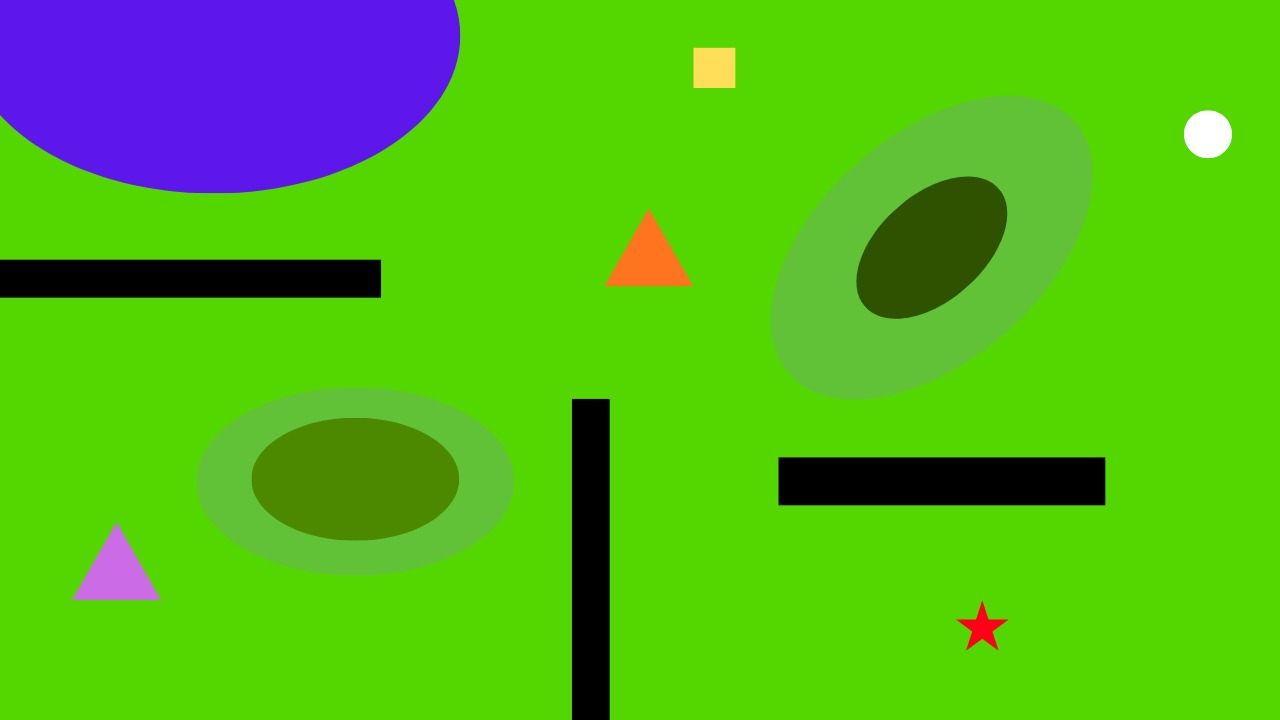
#> input picture 2-09-2026/a.jpg, 1280 x 720 px
$ python polygon_detection.py
#> lines starting #> are read from the running program, lines starting #| are printed output that depends on the picture; after the words box and inside, x2 and y2 are one past the last pixel; in counts of white or black regions, pixels touching at a corner belong together
import cv2 as cv
import numpy as np

img1 = cv.imread('a.jpg', cv.IMREAD_COLOR)
#> img1 is the input picture: shape (720, 1280, 3); mean B, G, R 25.9, 182.8, 83.2

img2 = cv.imread('a.jpg', cv.IMREAD_GRAYSCALE)
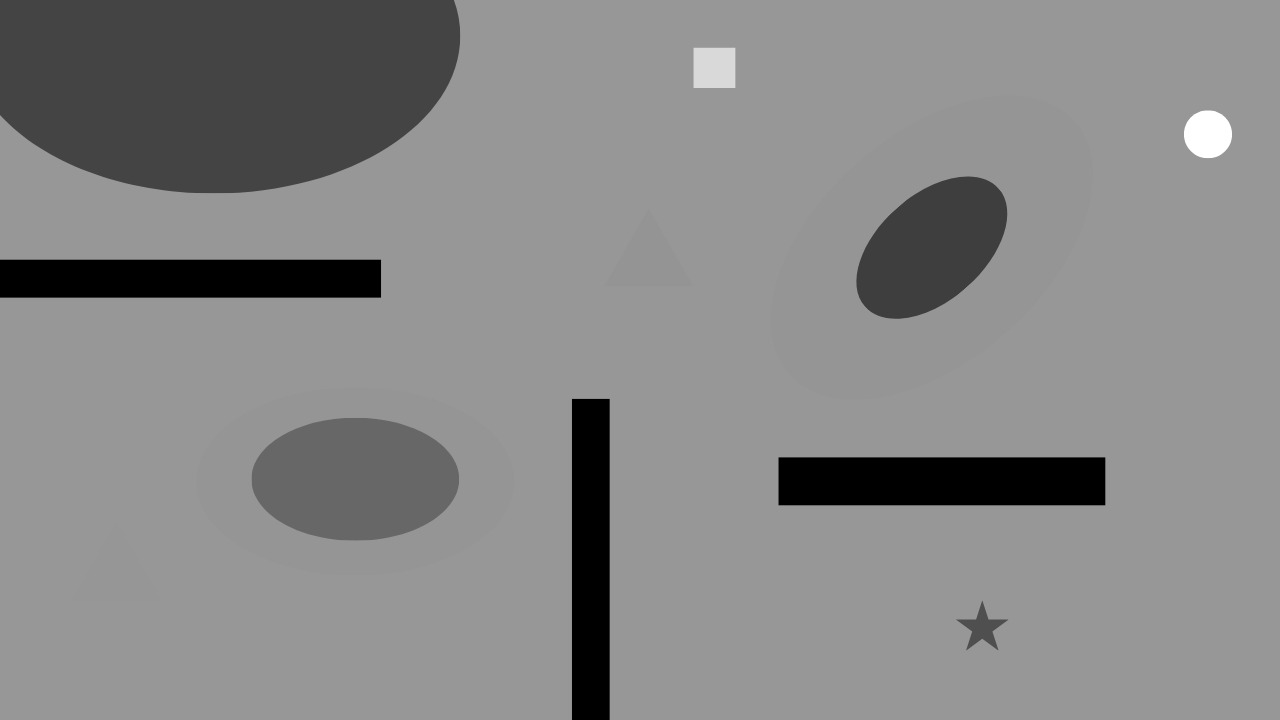
#> img2: shape (720, 1280); min 0, max 255, mean 134.9
blurred = cv.GaussianBlur(img1 , (5,5) , 0)
threshold = cv.Canny(  blurred ,0 , 100)
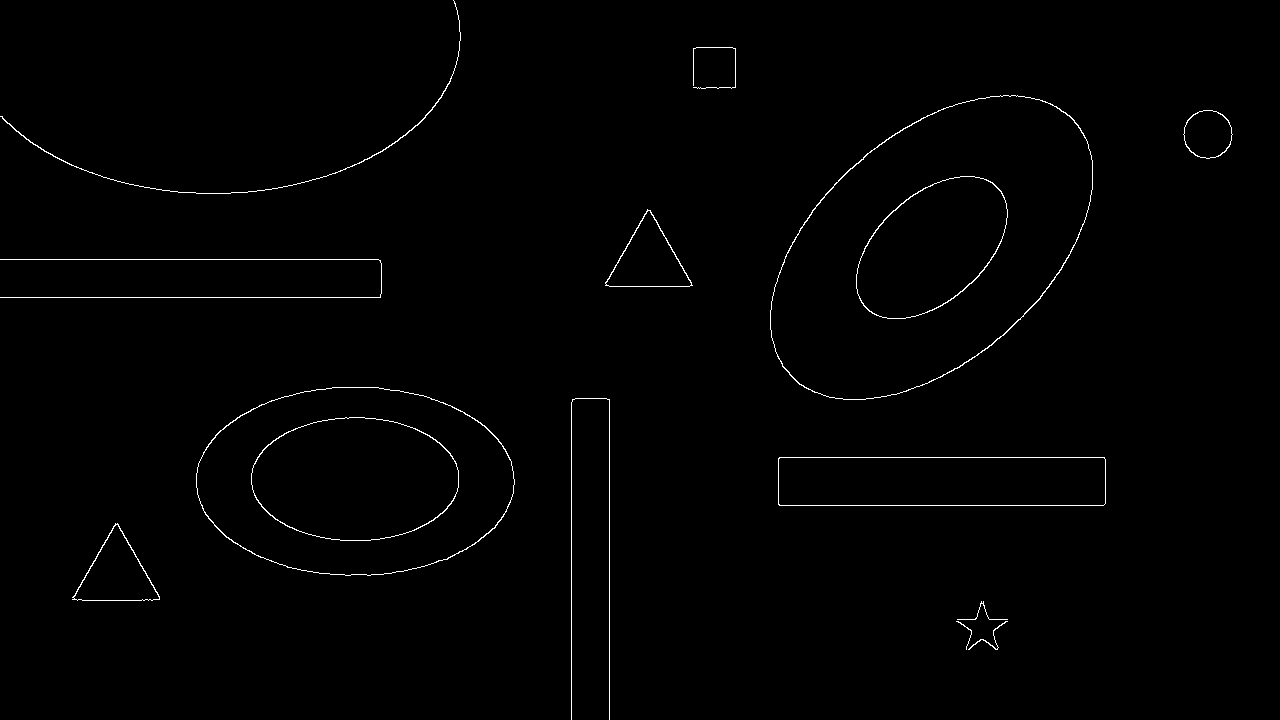
#> threshold: shape (720, 1280); 0.79% white in thin lines or dots

contours ,_ = cv.findContours(threshold , cv.RETR_TREE , cv.CHAIN_APPROX_SIMPLE)
#> contours = 23 contours, 5 with area under 20; largest, box (x1, y1, x2, y2) and area: (770, 95, 1093, 400) 67558, (770, 95, 1093, 400) 67276, (196, 387, 515, 576) 47044, (196, 387, 515, 576) 46874, (251, 417, 459, 541) 20122

for cnt in contours:
    area = cv.contourArea(cnt)
    if area > 400:
        approx = cv.approxPolyDP(cnt , 0.01*cv.arcLength(cnt, True) , True)
        vertices = len(approx)
        if vertices == 3 or vertices == 4 or vertices <= 12:
            cv.drawContours(img1 , [approx] , 0 , (128,0,128) , 3)
#> this loop made 23 passes
#> (area, approx, vertices) on passes 4, 5, 6, 7, 14: (3514.5, [[115, 523], [72, 599], [159, 599]], 3), (3428, [[116, 524], [158, 599], [77, 600], [73, 597]], 4), (15691.5, [[778, 458], [779, 505], [1105, 503], [1104, 457]], 4), (15688, [[778, 459], [1103, 457], [1105, 503], [780, 505]], 4), (3505.5, [[647, 209], [605, 285], [692, 285]], 3)
#> (area, vertices) on passes 9, 10, 11, 12, 15, 16: (47044, 13), (46874, 13), (20121.5, 12), (20000.5, 12), (3421, 5), (1824, 11)
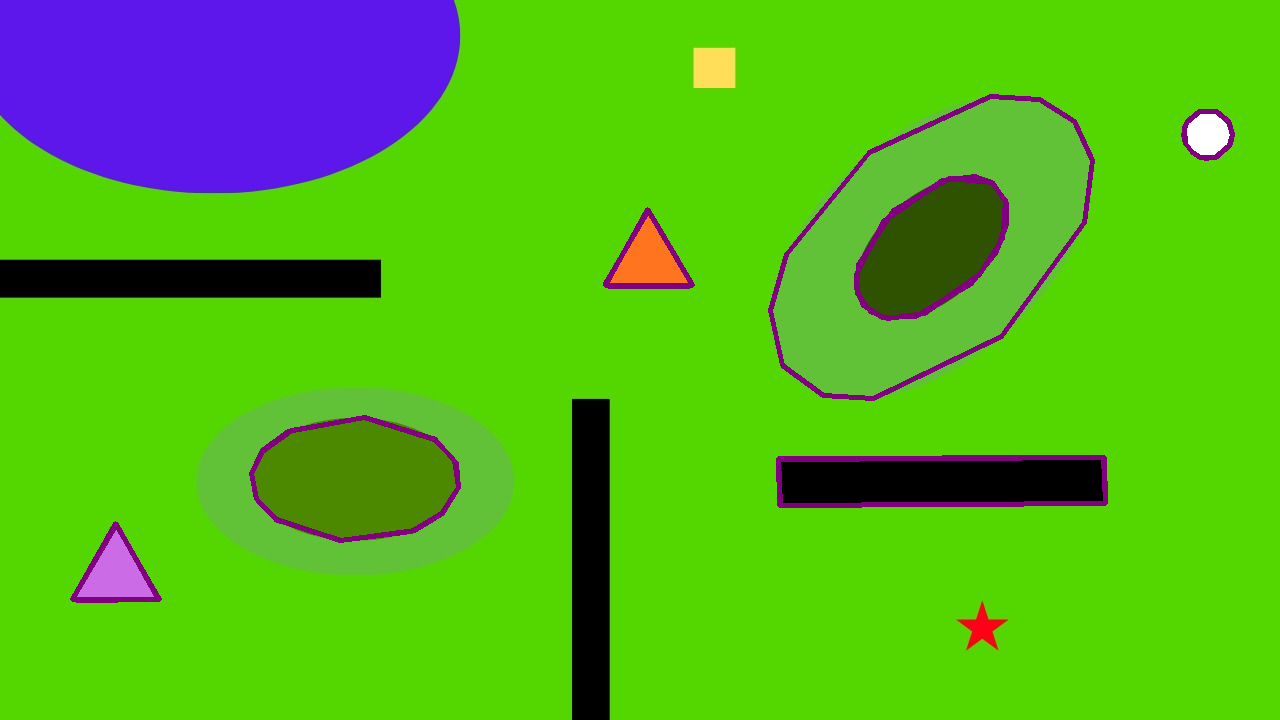
#> img1: shape (720, 1280, 3); 1.92% of pixels changed, all inside (x1, y1, x2, y2) = (70, 94, 1235, 603)

cv.imshow('image' , img1)

cv.waitKey(0)
